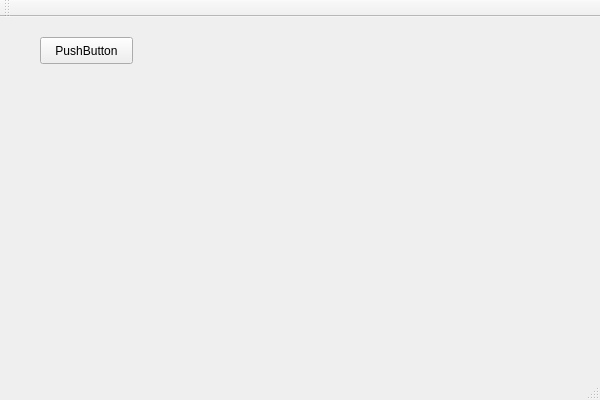
<?xml version="1.0" encoding="UTF-8"?>
<ui version="4.0">
 <class>MainWindow</class>
 <widget class="QMainWindow" name="MainWindow">
  <property name="geometry">
   <rect>
    <x>0</x>
    <y>0</y>
    <width>600</width>
    <height>400</height>
   </rect>
  </property>
  <property name="windowTitle">
   <string>MainWindow</string>
  </property>
  <widget class="QWidget" name="centralWidget">
   <widget class="QPushButton" name="pushButton">
    <property name="geometry">
     <rect>
      <x>40</x>
      <y>20</y>
      <width>93</width>
      <height>27</height>
     </rect>
    </property>
    <property name="text">
     <string>PushButton</string>
    </property>
   </widget>
  </widget>
  <widget class="QMenuBar" name="menuBar">
   <property name="geometry">
    <rect>
     <x>0</x>
     <y>0</y>
     <width>600</width>
     <height>24</height>
    </rect>
   </property>
  </widget>
  <widget class="QToolBar" name="mainToolBar">
   <attribute name="toolBarArea">
    <enum>TopToolBarArea</enum>
   </attribute>
   <attribute name="toolBarBreak">
    <bool>false</bool>
   </attribute>
  </widget>
  <widget class="QStatusBar" name="statusBar"/>
 </widget>
 <layoutdefault spacing="6" margin="11"/>
 <resources/>
 <connections>
  <connection>
   <sender>pushButton</sender>
   <signal>clicked()</signal>
   <receiver>MainWindow</receiver>
   <slot>close()</slot>
   <hints>
    <hint type="sourcelabel">
     <x>101</x>
     <y>74</y>
    </hint>
    <hint type="destinationlabel">
     <x>203</x>
     <y>195</y>
    </hint>
   </hints>
  </connection>
 </connections>
</ui>
